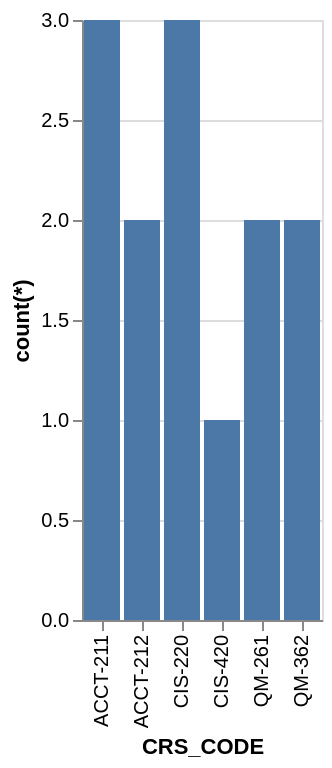

Vega-Lite specification stored for this chart:
### Vega-Lite specification from a JSON file in a GitHub repository (floating-point values rounded to 4 significant figures)
{"data": {"values": [{"x_data": "ACCT-211", "y_data": 3}, {"x_data": "ACCT-212", "y_data": 2}, {"x_data": "CIS-220", "y_data": 3}, {"x_data": "CIS-420", "y_data": 1}, {"x_data": "QM-261", "y_data": 2}, {"x_data": "QM-362", "y_data": 2}]}, "mark": "bar", "encoding": {"x": {"field": "x_data", "type": "nominal", "title": "CRS_CODE", "sort": "ascending"}, "y": {"field": "y_data", "type": "quantitative", "title": "count(*)"}}}
